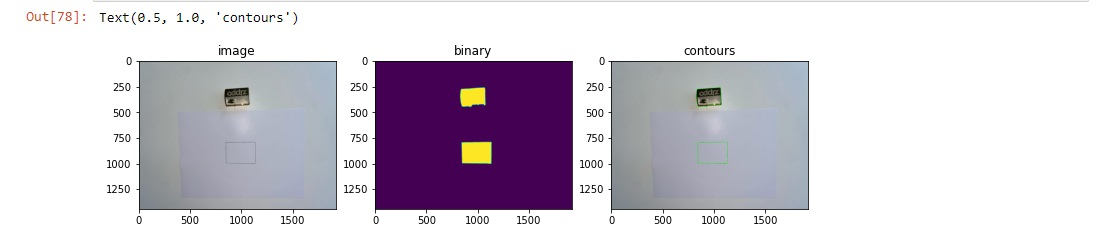
#> input picture resItr2/test3res.jpg, 1110 x 237 px
$ python -i func.py   (imports and definitions only)
#> lines starting #> are read from the running program, lines starting #| are printed output that depends on the picture; after the words box and inside, x2 and y2 are one past the last pixel; in counts of white or black regions, pixels touching at a corner belong together
from random import randint

import matplotlib
from matplotlib import pyplot as plt
from matplotlib.patches import Rectangle
from matplotlib import animation

# операции над матрицами
import numpy as np

# загрузка и сохранение изображений
from imageio import imread, imsave

# работа над изображениями
from skimage.color import rgb2gray, rgba2rgb
from skimage.feature import canny
from skimage.filters import sobel, gaussian, threshold_local, try_all_threshold, threshold_otsu, threshold_isodata
from skimage.data import page
from skimage.morphology import binary_opening, binary_dilation, binary_erosion, binary_closing
from skimage.measure import regionprops
# импортируем функцию label под другим именем, чтобы не терять её, если появляется переменная label
from skimage.measure import label as sk_measure_label
import cv2

# вывод
from IPython.display import HTML

# работа с таблицами
import pandas as pd

# для работы с путями к файлам
import os


def get_edges(image):
    gray = cv2.cvtColor(image,
                        cv2.COLOR_BGR2GRAY)  # преобразование фотографии из одного цветового пространства в другое
    blur = cv2.GaussianBlur(gray, (1, 1), 0)  # удаление гауссовского шума, блюр картинки
    edged = cv2.Canny(blur, 100, 400)  # определение границ объектов на фотографии
    kernel = cv2.getStructuringElement(cv2.MORPH_RECT, (7, 7))  # задание ядра
    return cv2.morphologyEx(edged, cv2.MORPH_CLOSE, kernel)  # удаление шумов внутри объекта


def get_cut_images(image, closed, contours):
    height, width = image.shape[:2]
    for cnt in contours:
        if cv2.contourArea(cnt) > (height - 200) * (width - 200):
            x, y, w, h = cv2.boundingRect(cnt)
            image = image[y + 50:y + h - 50, x + 50:x + w - 50]
            closed = closed[y + 50:y + h - 50, x + 50:x + w - 50]
            contours, _ = cv2.findContours(closed.copy(), cv2.RETR_EXTERNAL, cv2.CHAIN_APPROX_SIMPLE)
            break
    return image, closed, contours


def draw_contours_mask(binary, contours):
    # зададим список для найденных масок
    masks_coords = []
    # а также для контуров
    cnts = []
    for cnt in contours:
        area = cv2.contourArea(cnt)
        # обнаруженные небольшие дефекты исключаем, задав минимальную площадь
        if area > 1000:
            cnts.append(cnt)
            peri = cv2.arcLength(cnt, True)
            # аппроксимируем найденный контур многоугольником
            approx = cv2.approxPolyDP(cnt, 0.000001 * peri, True)
            masks_coords.append(approx)
            cv2.drawContours(binary, [approx], -1, (0, 0, 0), 5)
            cv2.fillPoly(binary, pts=[approx], color=(0, 0, 0))
    return cnts, masks_coords, binary


# [11 lines left out: function checkSquare, not called in this run]


def get_fill_masks(image):
    # ищем границы
    closed = get_edges(image)
    # находим контуры
    contours, _ = cv2.findContours(closed.copy(), cv2.RETR_EXTERNAL, cv2.CHAIN_APPROX_SIMPLE)
    # если самый большой контур - это контур листа, то удаляем его и ищем внутренние контуры
    image, closed, cnt = get_cut_images(image, closed, contours)
    # применяем бинаризацию
    _, binary_img = cv2.threshold(image, 150, 250, cv2.THRESH_BINARY)
    binary = cv2.cvtColor(binary_img, cv2.COLOR_BGR2GRAY)
    cnts, masks_coords, binary = draw_contours_mask(binary, cnt)
    return image, binary, masks_coords, cnts


# [137 lines left out: functions myComb, algorithm, painting, not called in this run]

>>> import cv2
>>> picture = cv2.imread('resItr2/test3res.jpg')
#> picture is the input picture: shape (237, 1110, 3); mean B, G, R 214.6, 204.9, 211
>>> result = get_fill_masks(picture)
#> in get_edges, `gray = cv2.cvtColor(image, cv2.COLOR_BGR2GRAY)`:
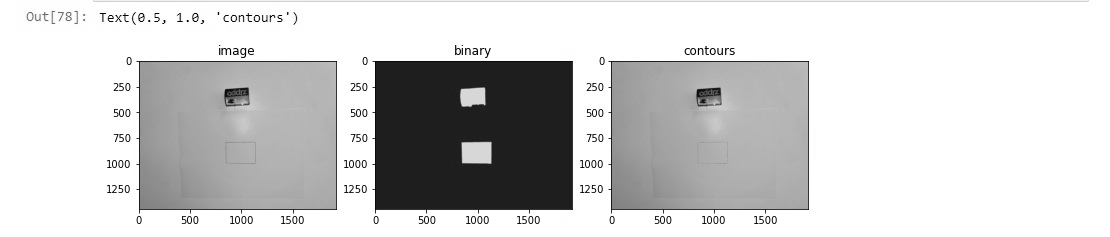
#> gray: shape (237, 1110); min 0, max 255, mean 207.9
#> in get_edges, `edged = cv2.Canny(blur, 100, 400)`:
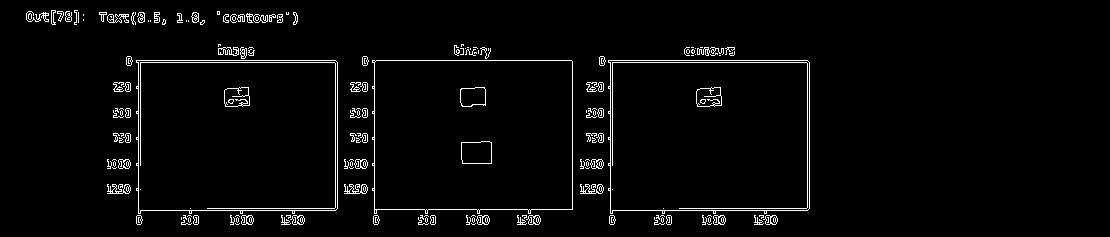
#> edged: shape (237, 1110); 3% white in thin lines or dots, all inside (x1, y1, x2, y2) = (26, 10, 810, 225)
#> in get_edges, `return cv2.morphologyEx(edged, cv2.MORPH_CLOSE, kernel)`:
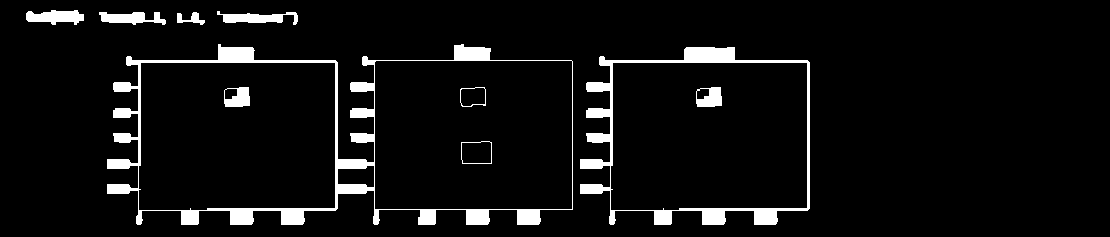
#> returned value: shape (237, 1110); 6% white; 10 white regions
#> in get_fill_masks, `contours, _ = cv2.findContours(closed.copy(), cv2.RETR_EXTERNAL, cv2.C..`: contours = 6 contours; box (x1, y1, x2, y2) and area: (107, 44, 573, 225) 65066, (580, 47, 810, 225) 32522, (26, 10, 84, 25) 540, (217, 11, 298, 25) 494, (99, 12, 166, 25) 465, (177, 12, 205, 25) 130
#> the loop in get_cut_images, `for cnt in contours:` made 2 passes
#> (x, y, w, h) on pass 2: (107, 44, 466, 181)
#> pass 2, in get_cut_images, `image = image[y + 50:y + h - 50, x + 50:x + w - 50]`:
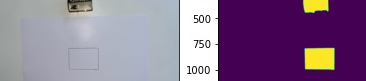
#> image: shape (81, 366, 3); mean of channels 0, 1, 2 146, 116.6, 139.8; drawn as B, G, R
#> pass 2, in get_cut_images, `closed = closed[y + 50:y + h - 50, x + 50:x + w - 50]`:
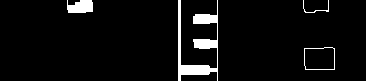
#> closed: shape (81, 366); 5.1% white; 4 white regions
#> in get_fill_masks, `image, closed, cnt = get_cut_images(image, closed, contours)`: cnt = 4 contours, 1 with area under 20; largest, box (x1, y1, x2, y2) and area: (178, 0, 218, 81) 836, (304, 47, 335, 70) 636, (67, 0, 93, 13) 241
#> in get_fill_masks, `_, binary_img = cv2.threshold(image, 150, 250, cv2.THRESH_BINARY)`:
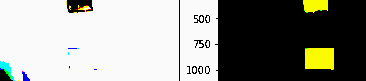
#> binary_img: shape (81, 366, 3); mean of channels 0, 1, 2 143.1, 150.6, 149.6; drawn as B, G, R
#> in get_fill_masks, `binary = cv2.cvtColor(binary_img, cv2.COLOR_BGR2GRAY)`:
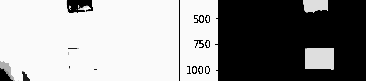
#> binary: shape (81, 366); min 0, max 250, mean 149.5
#> the loop in draw_contours_mask, `for cnt in contours:` made 4 passes
#> area on passes 1, 3, 4: 635.5, 836.5, 241
#> after the loop in draw_contours_mask, `for cnt in contours:`: cnts = []

$ run again, on resItr2/test4res.jpg
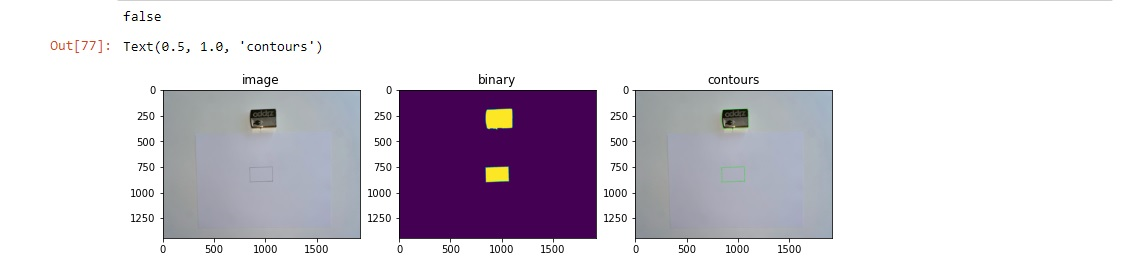
#> input picture resItr2/test4res.jpg, 1132 x 270 px
#> picture is the input picture: shape (270, 1132, 3); mean B, G, R 220.2, 211.6, 217
#> in get_edges, `edged = cv2.Canny(blur, 100, 400)`:
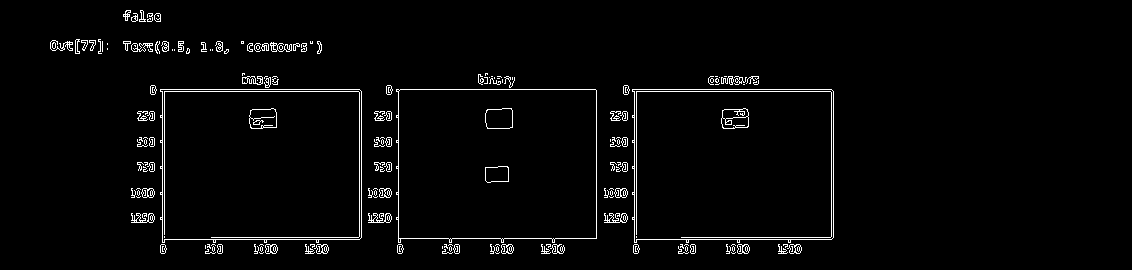
#> edged: shape (270, 1132); 2.6% white in thin lines or dots, all inside (x1, y1, x2, y2) = (50, 10, 834, 254)
#> contours = 7 contours; box (x1, y1, x2, y2) and area: (131, 73, 597, 254) 65066, (604, 76, 834, 254) 32522, (50, 39, 108, 54) 540, (241, 41, 322, 54) 492, (123, 41, 190, 54) 464, (123, 10, 161, 22) 302, (201, 41, 229, 54) 130
#> the loop in get_cut_images, `for cnt in contours:` made 7 passes
#> cnt has the same summary as contours
#> the loop in draw_contours_mask, `for cnt in contours:` made 7 passes
#> (area, peri) on passes 1 to 2: (32522.5, 1139.1), (65066.5, 2223.3)
#> after the loop in draw_contours_mask, `for cnt in contours:`:
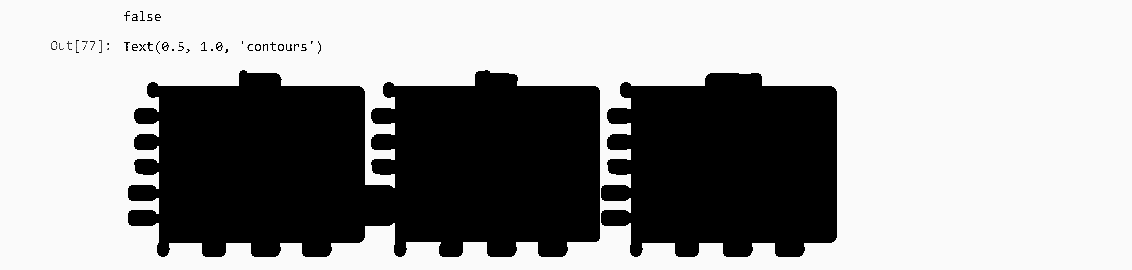
#> binary: shape (270, 1132); min 0, max 250, mean 160.4
#> after the loop in draw_contours_mask, `for cnt in contours:`: cnts = 2 contours; box (x1, y1, x2, y2) and area: (131, 73, 597, 254) 65066, (604, 76, 834, 254) 32522; masks_coords has the same summary as cnts
#> in get_fill_masks, `cnts, masks_coords, binary = draw_contours_mask(binary, cnt)`: masks_coords has the same summary as cnts in draw_contours_mask
